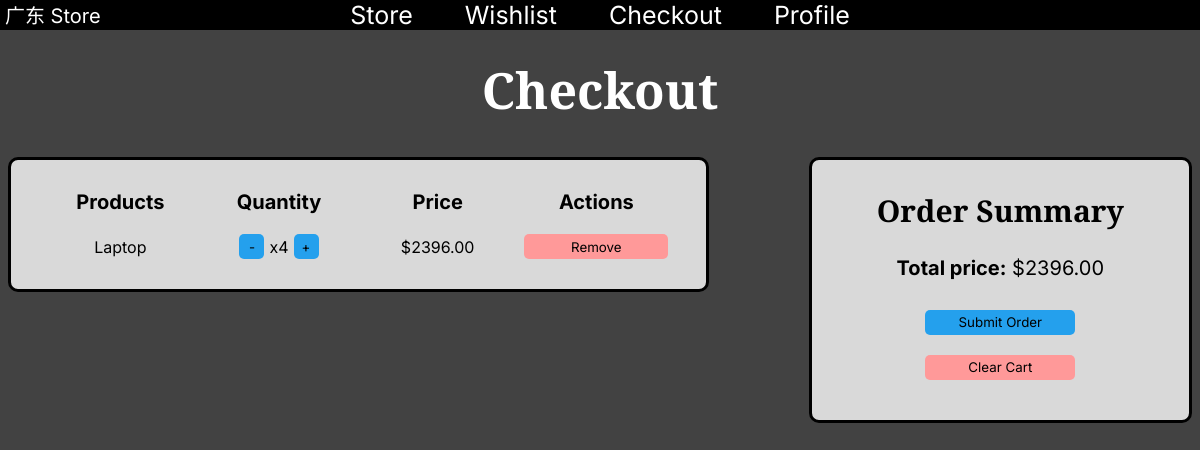
The app's page /checkout (signed in), older data.
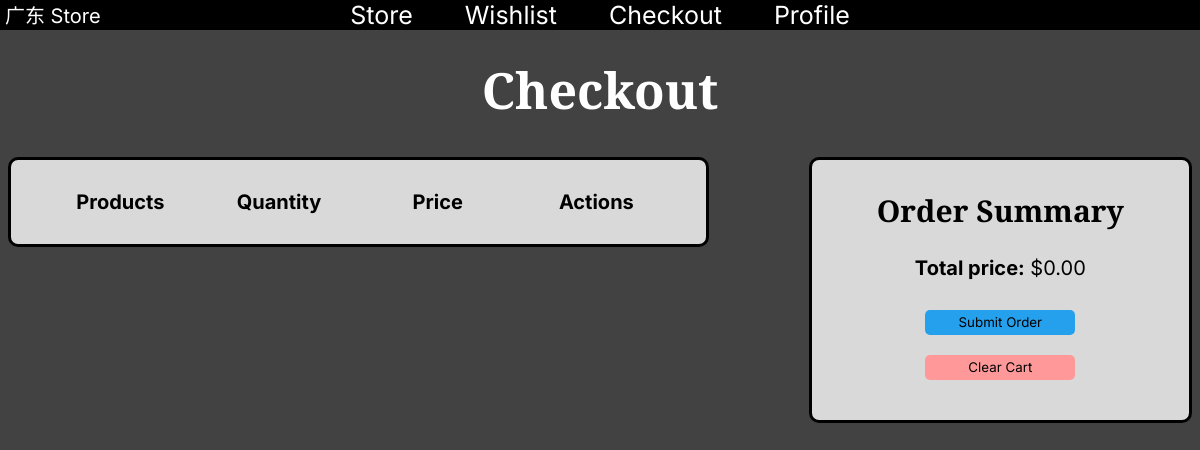
The same page, newer data.
### tables this page shows
CREATE TABLE "checkout" (
  `username` TEXT,
  `product_id` INTEGER,
  FOREIGN KEY (`username`)
      REFERENCES `customers`(`username`)
);

CREATE TABLE "products" (product_id INTEGER, category_id INTEGER, product TEXT, price DECIMAL, image TEXT, PRIMARY KEY (product_id), FOREIGN KEY (category_id) REFERENCES categories (category_id));

### app.py (the view)
@app.route('/checkout')
def checkout():
    if 'user' not in session:
        return render_template('login.html',
                               error="You need to login first to view your checkout")
    db = get_db()
    cursor = db.cursor()
    query = """
            SELECT products.*, checkout.username FROM checkout
            LEFT JOIN products ON products.product_id = checkout.product_id
            WHERE checkout.username = ?
    """
    user = session.get('user')
    cursor.execute(query, (user,))
    checkout_data = cursor.fetchall()
    grouped_checkout = {}
    total_price = 0
    for row in checkout_data:
        product_id = row[0]
        product_name = row[2]
        price = float(row[3])
        total_price += price
        if product_name in grouped_checkout:
            grouped_checkout[product_name]["quantity"] += 1
        else:
            grouped_checkout[product_name] = {"id": product_id, "price": price, "quantity": 1}
    return render_template('checkout.html', total=total_price, database=grouped_checkout)

### app.py (called while the page is built)
def get_db():
    db = getattr(g, '_database', None)
    if db is None:
        db = g._database = sqlite3.connect(DATABASE)
    return db

@app.teardown_appcontext
def close_connection(exception):
    db = getattr(g, '_database', None)
    if db is not None:
        db.close()

### website/templates/checkout.html (shortened to what this page needs)
{% extends "layout.html" %}
{% block body %}
<h1>Checkout</h1>
<div class="flex-container">
    <div class="checkout-card">
        <div class="checkout-header">
            <b>Products</b>
            <b>Quantity</b>
            <b>Price</b>
            <b>Actions</b>
        </div>
        {% for name, details in database.items() %}
            <div class="checkout-row">
                <p>{{ name }}</p>
                <div class="quantity-control">
                    <form action="{{ url_for('decrease_qty') }}" method="POST" style="display: inline;">
                        {% if details.quantity == 1 %}
                            <button type="button" class="button-qty disabled" disabled>-</button>
                        {% else %}
                            <button type="submit" class="button-qty">-</button>
                        {% endif %}
                    </form>
                    <p>x{{ details.quantity }}</p>
                    <form action="{{ url_for('increase_qty') }}" method="POST" style="display: inline;">
                        <button type="submit" class="button-qty">+</button>
                    </form>
                </div>
                <p>${{ "%.2f" | format(details.price * details.quantity) }}</p>
                <form action="{{ url_for('remove_from_checkout') }}" method="POST" style="display: inline;">
                    <button type="submit" class="remove cart-remove">Remove</button>
                </form>
            </div>
        {% endfor %}
    </div>
    <div class="order-summary-card">
        <h2>Order Summary</h2>
        <p><strong>Total price:</strong> ${{ "%.2f" | format(total) }}</p>
        <form action="{{ url_for('submit_order') }}" method="POST" style="display: inline;">
            <button type="submit">Submit Order</button><br>
        </form>
        <form action="{{ url_for('clear_cart') }}" method="POST" style="display: inline;">
            <button type="submit" class="remove">Clear Cart</button><br>
        </form>
    </div>
</div>
{% endblock %}

Row changes from the older to the newer data that the page shows:
removed checkout: product "Laptop", quantity "4", price "2396.00"
Text that changed along with them:
{{ "%.2f" | format(total) }}: "2396.00" → "0.00"
